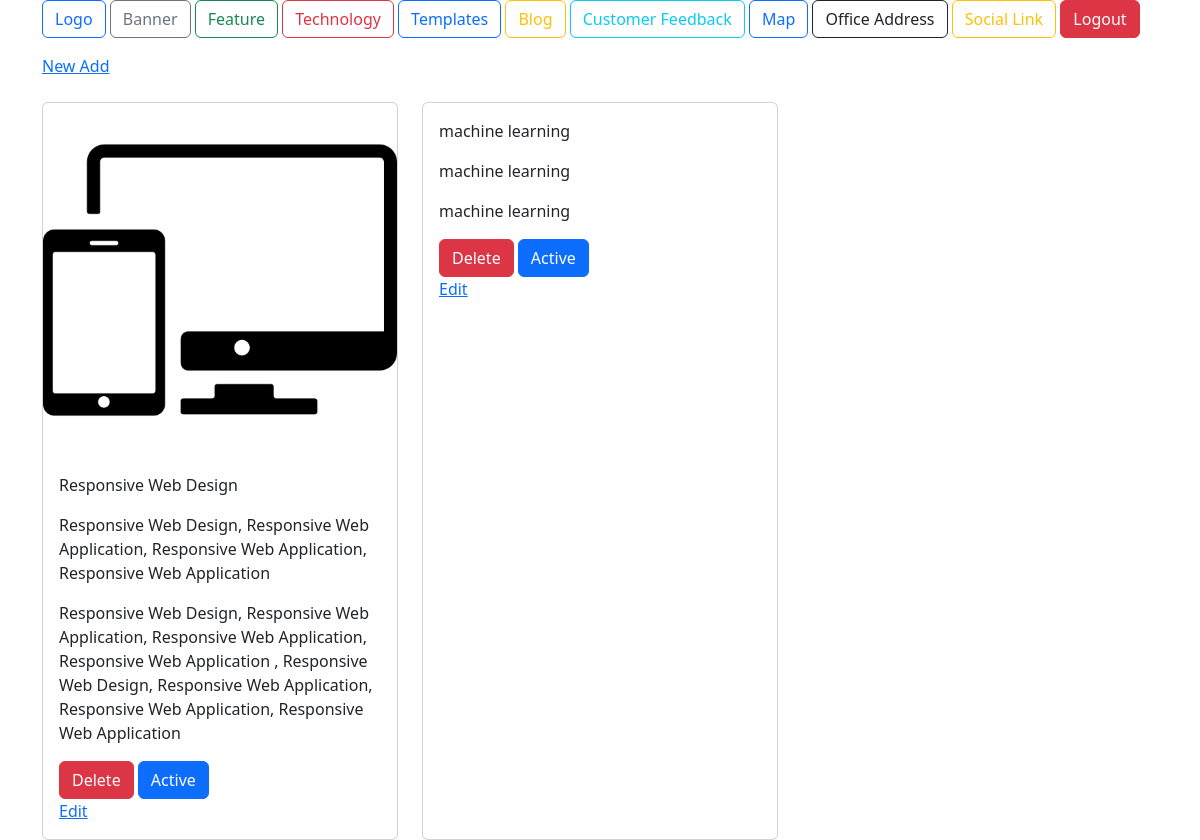
/dashboard/feature/ (signed in), run on an earlier commit of the app's database.
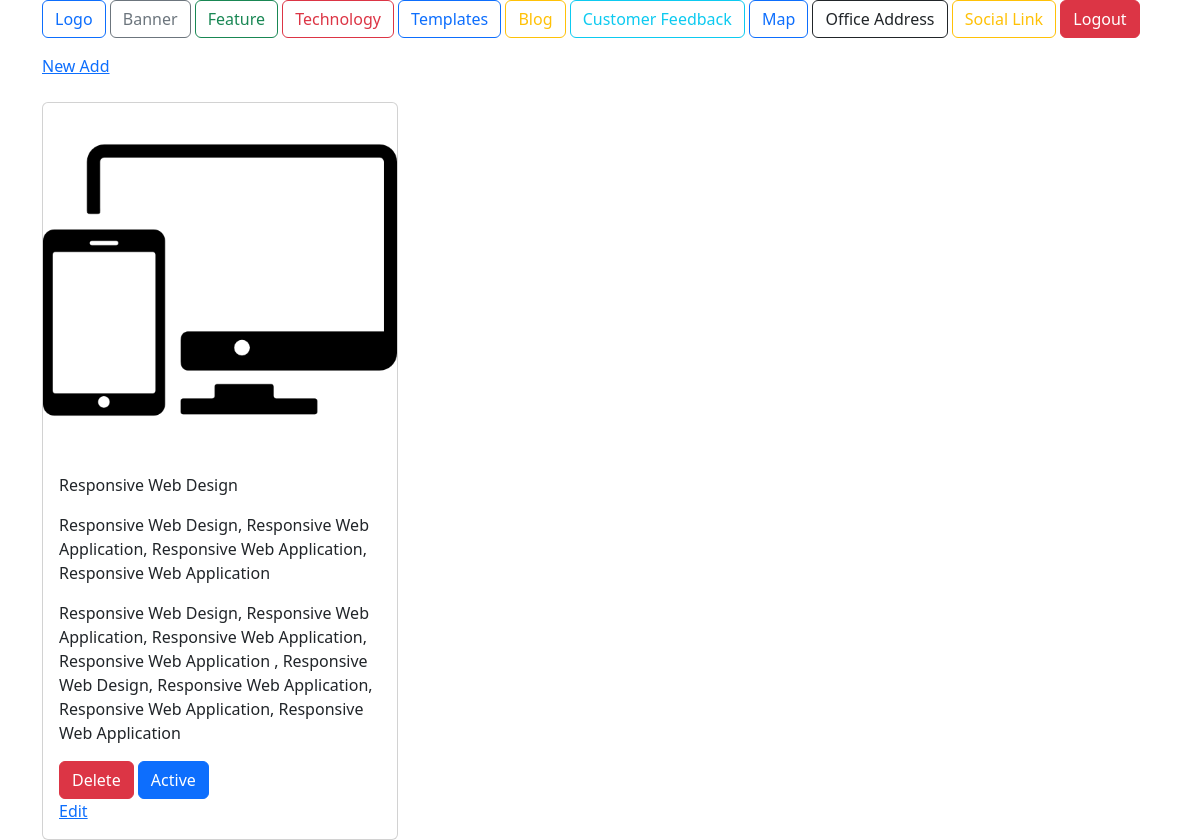
And on a later commit of the database.
### core/models.py (models this page shows, shortened)
class Our_Feature(models.Model):
    icon = models.ImageField(upload_to='feature_icon/', blank=True, null=True)
    title = models.CharField(max_length=500)
    tags = models.TextField(blank=True, null=True)
    description = models.TextField(blank=True, null=True)
    is_active = models.BooleanField(default=False)

### dashboard/views.py (the view, shortened to what this page needs)
# urls.py: path('feature/', dashboard_feature, name='dashboard_feature'),
@login_required
def dashboard_feature(request):
    context = {}
    features = Our_Feature.objects.all()
    context['features'] = features
    return render(request, 'dashboard/feature/feature.html', context)

### core/context_proecessor.py (called while the page is built)
def website_config(request):
    if Website_Logo.objects.filter(is_active=True).exists():
        website_config = Website_Logo.objects.filter(is_active=True).first()
        return {'website_config': website_config}
    else:
        website_config = Website_Logo.objects.all().first()
        return {'website_config': website_config}

### templates/dashboard/feature/feature.html (shortened to what this page needs)
{% extends '../dashboard.html' %}
{% block dashboard_body %}
<a href="{% url 'feature_add' %}">New Add</a>
<br><br>
<div class="row">
  <div class="col-12">
    <div class="row row-cols-1 row-cols-md-3 g-4">
      {% for feature in features %}
      <div class="col">
        <div class="card h-100">
          <img src="{{feature.icon.url}}" class="card-img-top" alt="{{banner.icon.name}}">
          <div class="card-body">
            <p>{{feature.title}}</p>
            <p>{{feature.tags}}</p>
            <p>{{feature.description}}</p>
            <form method="POST">
              <button type="submit" class="btn btn-danger" value="{{feature.id}}" name="feature_delete">Delete</button>
              {% if feature.is_active == True %}
              <button type="submit" value="{{feature.id}}" name="feature_status" class="btn btn-primary">Active</button>
              {% else %}
              <button type="submit" value="{{feature.id}}" name="feature_status"
                class="btn btn-outline-primary">Inactive</button>
              {% endif %}
            </form>
            <a href="{% url 'feature_update' feature.id %}">Edit</a>
          </div>
        </div>
      </div>
      {% endfor %}
    </div>
  </div>
</div>
{% endblock dashboard_body %}

What changed in the data, as far as the page shows it:
removed Our_Feature: title "machine learning", tags "machine learning", description "machine learning", {{ feature.id }} 7 (drawn)
